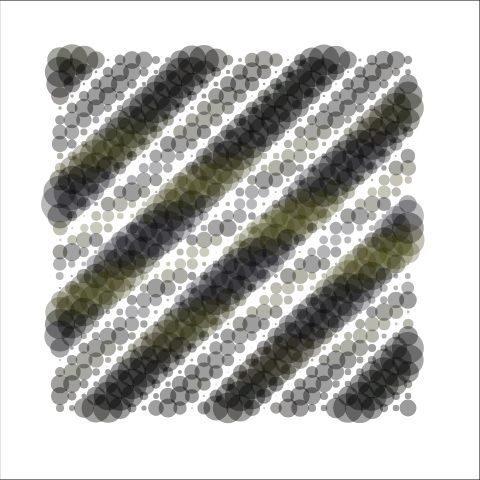
Frame 1 (no input)
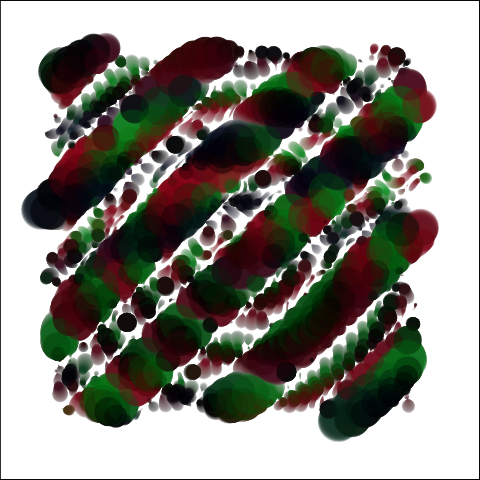
Frame 60 (no input)
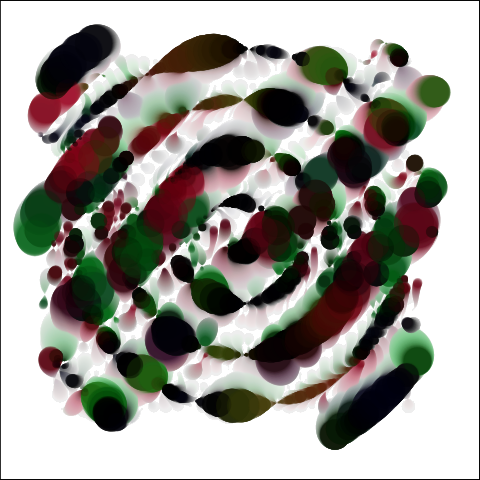
Frame 120 (the mouse pressed at the canvas centre since frame 60)

The p5.js sketch that drew these frames (run headless with seeded random() and noise() and a simulated clock; from frame 60 on, the mouse is pressed at the canvas centre):

// p5.js sketch
// ── sketch.js
var x,y;

var lastTime = 0;

var colNum = 30;
var rowNum = 30;
var gap = 12;

// 函数setup() ：准备阶段
function setup() 
{
	createCanvas(480,480);
	
	x = new Array();
	y = new Array();
	lastTime = getTime();

	for(var i =0;i<colNum;i++)
	{
		x[i] = new Array();
		y[i] = new Array();
		for(var j=0;j<rowNum;j++)
		{
			x[i][j] = i*gap - gap*colNum/2 + 0.0*random(-50,50);
			y[i][j] = j*gap - gap*rowNum/2+ 0.0*random(-50,50);
		}
	}
}

// 函数draw()：作画阶段
var count = 0;
function draw() {
	if(count>=25)
	{
		fill(255,7);
		count = 0;
	}
	count ++;
	
	rect(0,0,width,height);

	var tNow = getTime(); // 当前时刻
	var dt = tNow - lastTime; // 时差

	for(var i =0;i<colNum;i++)
	{
		for(var j=0;j<rowNum;j++)
		{
			var xx = x[i][j];
			var yy = y[i][j];
			var xshift = 0.2*((mouseX-width/2)-xx);
			var yshift = 0.2*((mouseY-height/2)-yy);
			xshift = 0.8*xshift + 0.6*yshift;
			yshift = -0.8*xshift + 0.6*yshift;
			xshift *= 0;
			yshift *= 0;
			var dx = (Fxyt1(xx,yy,tNow) + xshift) * dt;
			var dy = (Fxyt2(xx,yy,tNow) + yshift) * dt;
			xx += dx;
			yy += dy;
			x[i][j] = xx;
			y[i][j] = yy;

			var cr = getColor2(dx,dy);
			var scl = getSize3(dx,dy,xx,yy);
			push();
			translate(width/2,height/2);
			translate(x[i][j],y[i][j]);
			scale(50,50);
			scale(scl,scl);
			fill(cr);// 填充白色
			noStroke();
			ellipse(0,0,1,1); // 画圆形
			pop();
		}
	}

	lastTime = tNow;// 记录时刻
}



function getColor(x,y)
{
	var r = 255*(sin(0.1*x)+1.0);
	var g = 255*(cos(0.223*y)+1.0);
	var b = 255*(sin(0.123*(x*y))+1.0);
	var cr = color(r,g,b);
	/*cr.r = r;
	cr.g = g;
	cr.b = b;*/
	return cr;
}

function getColor2(dx,dy)
{
	var cr = color(
		constrain(200*(dx-dy),0,255),
		constrain(200*(dy+dx),0,255),
		constrain(100*(dx*dx+dy*dy),0,255),
		100-100*sqrt(dx*dx+dy*dy));
	/*cr.r = r;
	cr.g = g;
	cr.b = b;*/
	return cr;
}
function getSize(dx,dy)
{
	return 0.9*sqrt(dx*dx+dy*dy)+0.1;
}

function getSize2(dx,dy,x,y)
{
	return 0.9*sqrt(dx*dx+dy*dy)+0.5*sin(0.05*(x+y))+0.1;
}

function getSize3(dx,dy,x,y)
{
	return 0.5*sqrt(dx*dx+dy*dy)+0.5*sin(0.05*(x+y))+0.1;
}

function getTime()
{
	return millis()/1000;
}

// ── DEs.js
function Fxyt0(x,y,t)
{
	var d = 30*sin(1.2*t+0.01*x)*sin(0.1*(0.88*y+0.3*x));
	return d;
}

function Fxyt1(x,y,t)
{
	var d = 20*cos(0.777*t+0.01*y)*cos(0.123*(0.27*x+0.73*y));
	return d;
}

function Fxyt2(x,y,t)
{
	var d = 30*sin(t)*cos(0.123*sqrt(x*x+y*y));
	return d;
}

function Fxyt3(x,y,t)
{
	var d = 30*sin(t)*cos(2.02*sin(0.3*t)*(x+y));
	return d;
}

function Fxyt4(x,y,t)
{
	var d = 20*cos(0.37*t)*sin(2.03*cos(0.234*t)*(x-y));
	return d;
}

function Fxyt5(x,y,t)
{
	var xy = sqrt(x*x +y*y);
	var st = 20*sin(0.1*t)+1.5;
	var sxy = 10*sin(0.01*(x+y));
	var d = st *sxy ;
	return d;
}

function Fxyt6(x,y,t)
{
	var xy = sqrt(x*x +y*y);
	var st = 10*sin(0.123*t)+1.5;
	var sxy = 10*sin(0.01*(x+y));
	var d = st *sxy;
	return d;
}

function Fxyt7(x,y,t)
{
	var r = sqrt(x*x + y*y);
	var theta = atan2(x,y);
	var d = r*(1-cos(theta));
	return d;
}
function Fxyt8(x,y,t)
{
	var r = sqrt(x*x + y*y);
	var theta = atan2(x,y);
	var d = r*(1+sin(5*theta));
	return d;
}

function Fxyt9(x,y,t)
{
	var k = sin(3*(x+y));
	var p = cos(5*(sin(0.1*x)+cos(0.12*y)));
	var d = 10*k*p;
	return d;
}

function Fxyt10(x,y,t)
{
	var r = sqrt(x*x + y*y);
	var theta = atan2(x,y);
	var k = sin(0.1*theta);
	var p = cos(5*r);
	var d = 10*k*p;
	return d;
}
